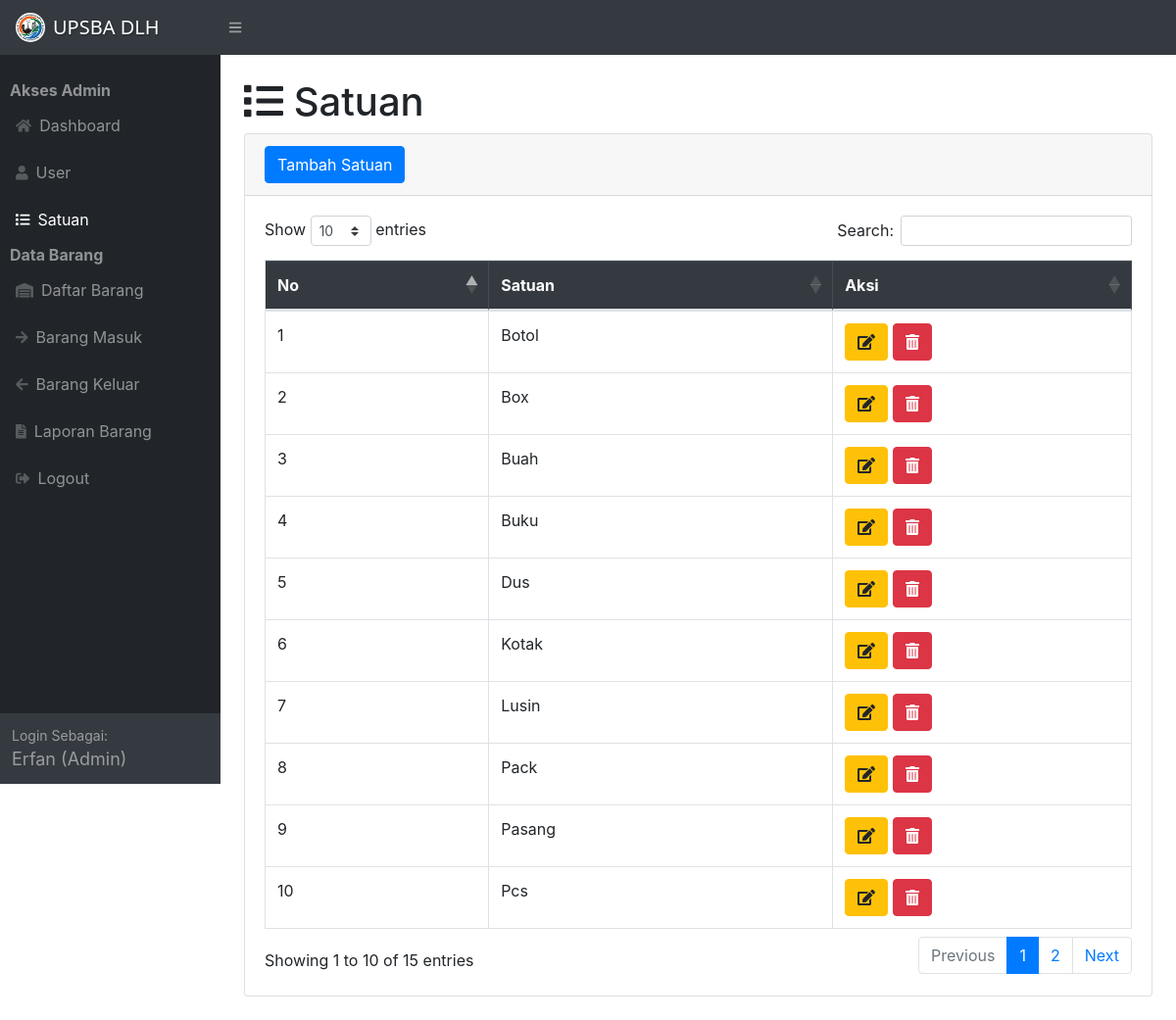
The page /satuan.php (signed in) on the database its author committed.
### tables this page shows
CREATE TABLE `addsatuan` (
  `id_satuan` int NOT NULL,
  `satuan` varchar(50) NOT NULL
);

### satuan.php (the view, shortened to what this page needs)
<?php
require 'function.php';
?>
<!DOCTYPE html>
<html lang="en">
    <head>
        <link href="css/styles.css" rel="stylesheet" />
        <link href="https://cdn.datatables.net/1.10.20/css/dataTables.bootstrap4.min.css" rel="stylesheet" />
    </head>
    <body class="sb-nav-fixed">
        <nav class="sb-topnav navbar navbar-expand navbar-dark bg-dark">
            <a class="navbar-brand d-flex align-items-center" href="dashboard.php">
                <img src="assets/img/logo_DLH_2.jpg" alt="Logo" style="height: 30px; margin-right: 8px; border-radius: 50%;">
                <span style="font-family: 'Arial Rounded MT Bold', 'Segoe UI', sans-serif; font-weight: light; font-size: 20px; color: #fff; text-shadow: 1px 1px 2px rgba(0,0,0,0.3);">
                    UPSBA DLH
                </span>
            </a>
            <button class="btn btn-link btn-sm order-1 order-lg-0" id="sidebarToggle"><i class="fas fa-bars"></i></button>
        </nav>
        <div id="layoutSidenav">
            <?php include 'sidenav.php'; ?>
            <div id="layoutSidenav_content">
                <main>
                    <div class="container-fluid">
                        <h1 class="mt-4"><i class="fas fa-list"></i> Satuan</h1>
                        <div class="card mb-4">
                            <div class="card-header">
                                <button type="button" class="btn btn-primary" data-toggle="modal" data-target="#tambahsatuan">
                                    Tambah Satuan
                                </button>
                            </div>
                            <div class="card-body">
                                <div class="table-responsive">
                                    <table class="table table-bordered" id="dataTable" width="100%" cellspacing="0">
                                        <thead  class="table-dark">
                                            <tr>
                                                <th>No</th>
                                                <th>Satuan</th>
                                                <th>Aksi</th>
                                            </tr>
                                        </thead>
                                        <tbody>
                                            <?php
                                            $ambildatabase = mysqli_query($conn,"select * from addsatuan");
                                            $i = 1;
                                            while ($data= mysqli_fetch_array($ambildatabase)){
                                                $satuan = $data['satuan'];
                                                $ids = $data['id_satuan'];
                                                ?>
                                            <tr>
                                                <td><?=$i++;?></td>
                                                <td><?=$satuan;?></td>
                                                <td>
                                                    <button type="button" class="btn btn-warning" data-toggle="modal" data-target="#edit<?=$ids;?>">
                                                        <i class="fas fa-edit"></i>
                                                    </button>
                                                    <button type="button" class="btn btn-danger" data-toggle="modal" data-target="#hapus<?=$ids;?>">
                                                        <i class="fas fa-trash-alt"></i>
                                                    </button>
                                                </td>
                                            </tr>
                                            <?php
                                            };
                                            ?>
                                        </tbody>
                                    </table>
                                </div>
                            </div>
                        </div>
                    </div>
                </main>
            </div>
        </div>
    </body>
</html>

### rows shown on the page
addsatuan: satuan "Botol"
addsatuan: satuan "Box"
addsatuan: satuan "Buah"
addsatuan: satuan "Buku"
addsatuan: satuan "Dus"
addsatuan: satuan "Kotak"
addsatuan: satuan "Lusin"
addsatuan: satuan "Pack"
addsatuan: satuan "Pasang"
addsatuan: satuan "Pcs"

### other values the page prints
$username "Erfan"
$role "Admin"
